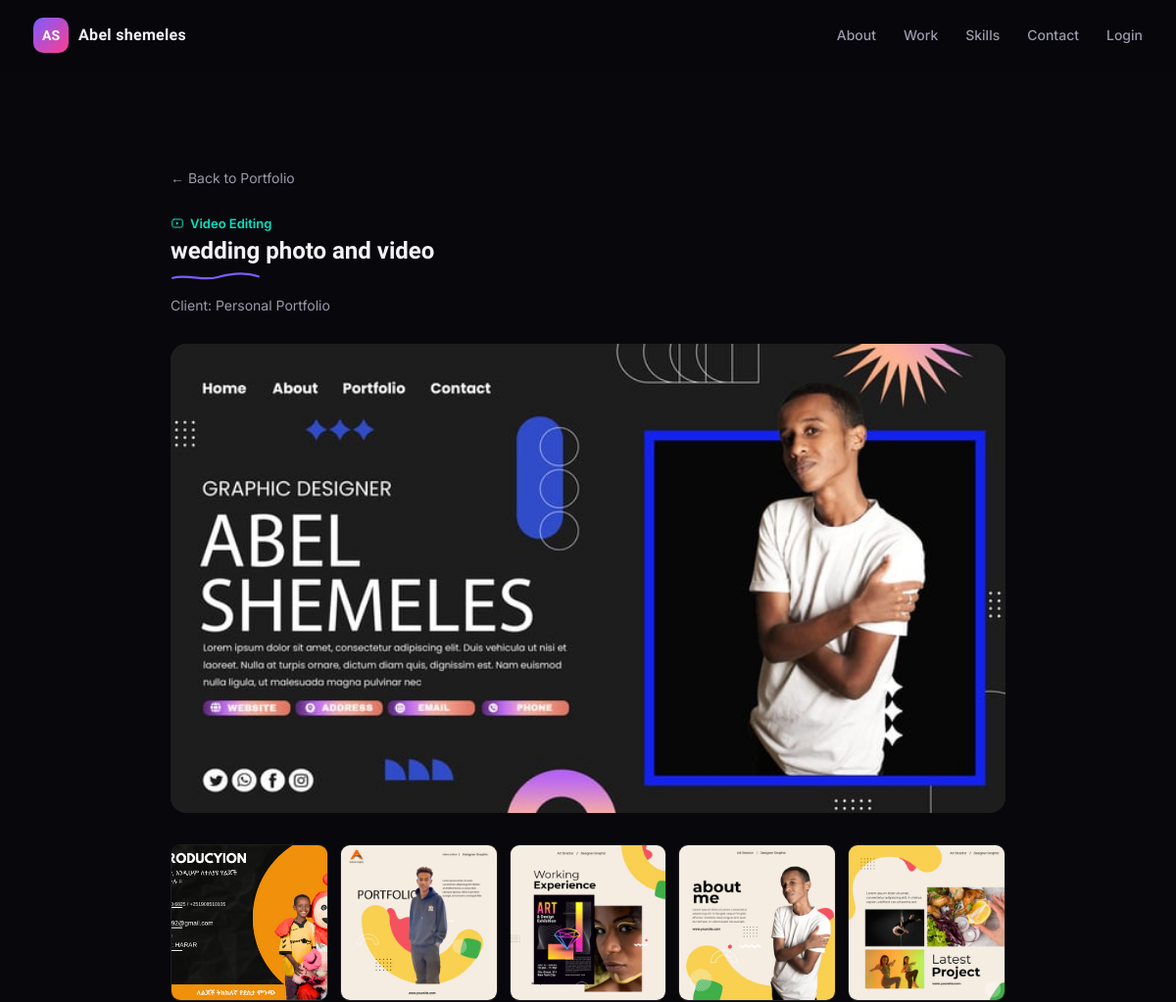
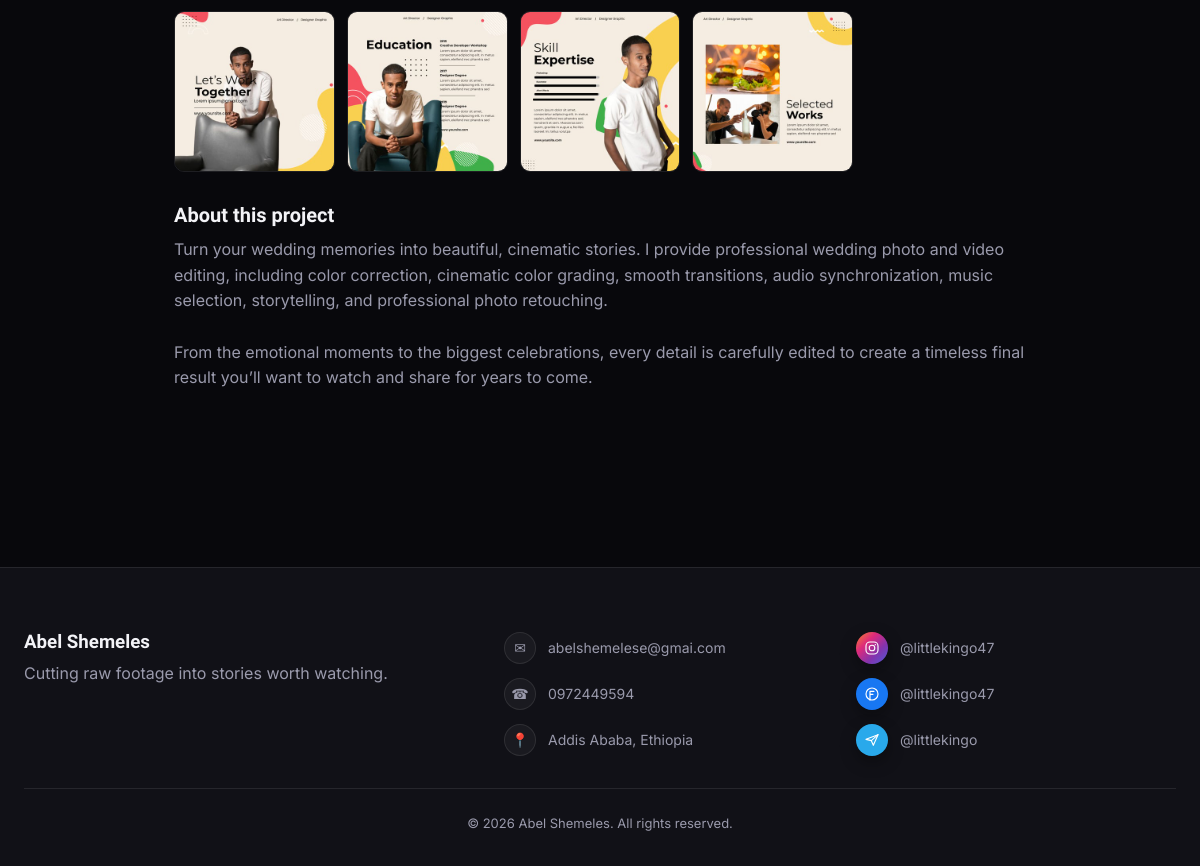
Screenshot of /project/2/ with the database file from the repository (2 pictures, top to bottom).
### portfolio/models.py (models this page shows, shortened)
class SiteProfile(models.Model):
    name = models.CharField(max_length=200, default='Abel Shemeles')
    alias = models.CharField(max_length=100, blank=True, help_text='Short nickname shown in the nav bar.')
    title = models.CharField(max_length=200, help_text='Hero headline, e.g. "Video Editor & Visual Storyteller".')
    tagline = models.CharField(max_length=300, help_text='One-line summary shown under the headline and in the footer.')
    bio = models.TextField(blank=True, help_text='Full About Me paragraph.')
    highlight = models.CharField(max_length=300, blank=True, help_text='Short pull-quote shown under the bio.')
    since = models.CharField(max_length=10, blank=True, help_text='Year you started, e.g. 2021.')
    location = models.CharField(max_length=200, blank=True)
    phone = models.CharField(max_length=50, blank=True)
    email = models.EmailField(blank=True)
    instagram = models.CharField(
        max_length=100, blank=True, help_text='Username only, without @.',
        validators=[SOCIAL_HANDLE_VALIDATOR],
    )
    facebook = models.CharField(
        max_length=100, blank=True, help_text='Username only.',
        validators=[SOCIAL_HANDLE_VALIDATOR],
    )
    telegram = models.CharField(
        max_length=100, blank=True, help_text='Username only.',
        validators=[SOCIAL_HANDLE_VALIDATOR],
    )
    show_experience_section = models.BooleanField(default=True, help_text='Show or hide the Experience section.')
    availability_text = models.CharField(max_length=120, default='Available for freelance work')
    hero_primary_cta_label = models.CharField(max_length=50, default='View My Work')
    hero_secondary_cta_label = models.CharField(max_length=50, default='Get In Touch')
    theme_bg = models.CharField(max_length=7, default='#08080c', validators=[RegexValidator(HEX_COLOR_PATTERN)])
    theme_bg_alt = models.CharField(max_length=7, default='#111117', validators=[RegexValidator(HEX_COLOR_PATTERN)])
    theme_text = models.CharField(max_length=7, default='#f3f3f7', validators=[RegexValidator(HEX_COLOR_PATTERN)])
    theme_text_muted = models.CharField(max_length=7, default='#9a9aac', validators=[RegexValidator(HEX_COLOR_PATTERN)])
    theme_accent = models.CharField(max_length=7, default='#7c5cff', validators=[RegexValidator(HEX_COLOR_PATTERN)])
    theme_accent_2 = models.CharField(max_length=7, default='#ff3d8f', validators=[RegexValidator(HEX_COLOR_PATTERN)])
    theme_accent_3 = models.CharField(max_length=7, default='#00e5c7', validators=[RegexValidator(HEX_COLOR_PATTERN)])
    hero_main_image = models.ImageField(
        upload_to='profile/', blank=True, null=True,
        validators=[FileExtensionValidator(IMAGE_EXTENSIONS)],
        help_text='Main portrait in the hero card.',
    )
    hero_badge_image = models.ImageField(
        upload_to='profile/', blank=True, null=True,
        validators=[FileExtensionValidator(IMAGE_EXTENSIONS)],
        help_text='Small floating hero image.',
    )
    hero_cutout_image = models.ImageField(
        upload_to='profile/', blank=True, null=True,
        validators=[FileExtensionValidator(IMAGE_EXTENSIONS)],
        help_text='Right-side hero cutout image.',
    )
    about_main_image = models.ImageField(
        upload_to='profile/', blank=True, null=True,
        validators=[FileExtensionValidator(IMAGE_EXTENSIONS)],
        help_text='First image in the about photo pair.',
    )
    about_side_image = models.ImageField(
        upload_to='profile/', blank=True, null=True,
        validators=[FileExtensionValidator(IMAGE_EXTENSIONS)],
        help_text='Second image in the about photo pair.',
    )
    about_video_file = models.FileField(
        upload_to='profile/videos/', blank=True, null=True,
        validators=[FileExtensionValidator(VIDEO_EXTENSIONS)],
        help_text='Video shown in the panel beside the About Me text.',
    )
    about_video_url = models.URLField(
        blank=True,
        help_text='YouTube, Vimeo or TikTok link used instead of an upload.',
    )
    about_video_poster = models.ImageField(
        upload_to='profile/', blank=True, null=True,
        validators=[FileExtensionValidator(IMAGE_EXTENSIONS)],
        help_text='Still image shown before the about video plays.',
    )
    about_video_orientation = models.CharField(
        max_length=12, choices=ORIENTATION_CHOICES, default='landscape',
    )
    updated_at = models.DateTimeField(auto_now=True)
    class Meta:
        verbose_name = 'Site Profile'
        verbose_name_plural = 'Site Profile'
    @classmethod
    def load(cls):
        obj, _ = cls.objects.get_or_create(pk=1, defaults={'title': 'Video Editor', 'tagline': ''})
        return obj

class Project(models.Model):
    title = models.CharField(max_length=200)
    category = models.CharField(
        max_length=60,
        default='Video Editing',
        help_text='The small label under the title, e.g. "Video Editing" or "Podcast video".',
    )
    client = models.CharField(max_length=200, blank=True)
    description = models.TextField(blank=True)
    video_file = models.FileField(
        upload_to='projects/videos/',
        blank=True,
        null=True,
        validators=[FileExtensionValidator(VIDEO_EXTENSIONS)],
        help_text='Upload an MP4/MOV/WEBM file directly.',
    )
    video_url = models.URLField(
        blank=True,
        help_text='Paste a YouTube (unlisted works great) or Vimeo link instead of uploading a file.',
    )
    thumbnail = models.ImageField(
        upload_to='projects/thumbnails/',
        blank=True,
        null=True,
        validators=[FileExtensionValidator(IMAGE_EXTENSIONS)],
        help_text='Optional — a YouTube link will auto-generate one if left blank.',
    )
    is_featured = models.BooleanField(default=False)
    order = models.PositiveIntegerField(default=0, help_text='Lower numbers appear first.')
    created_at = models.DateTimeField(auto_now_add=True)
    updated_at = models.DateTimeField(auto_now=True)
    class Meta:
        ordering = ['-is_featured', 'order', '-created_at']
    @property
    def display_category(self):
        return self.category
    @property
    def category_icon(self):
        return category_icon_for(self.category)
    @property
    def youtube_id(self):
        return extract_youtube_id(self.video_url) if self.video_url else None
    @property
    def vimeo_id(self):
        return extract_vimeo_id(self.video_url) if self.video_url else None
    @property
    def embed_url(self):
        if self.youtube_id:
            return f'https://www.youtube-nocookie.com/embed/{self.youtube_id}?rel=0'
        if self.vimeo_id:
            return f'https://player.vimeo.com/video/{self.vimeo_id}'
        return ''
    @property
    def display_thumbnail_url(self):
        if self.thumbnail:
            return self.thumbnail.url

class ProjectImage(models.Model):
    project = models.ForeignKey(Project, related_name='gallery', on_delete=models.CASCADE)
    image = models.ImageField(upload_to='projects/gallery/', validators=[FileExtensionValidator(IMAGE_EXTENSIONS)])
    order = models.PositiveIntegerField(default=0)
    class Meta:
        ordering = ['order', 'id']

### portfolio/views.py (the view)
# urls.py: path('project/<int:pk>/', views.project_detail, name='project_detail'),
def project_detail(request, pk):
    project = get_object_or_404(Project.objects.prefetch_related('videos', 'gallery'), pk=pk)
    return render(request, 'portfolio/project_detail.html', {'project': project})

### portfolio/context_processors.py (called while the page is built)
def site_profile(request):
    return {'profile': SiteProfile.load()}

### portfolio/models.py (called while the page is built)
def category_icon_for(label):
    return CATEGORY_ICONS.get((label or '').strip().lower(), '')

### portfolio/templatetags/portfolio_extras.py (called while the page is built)
@register.simple_tag
def icon(name, css_class=''):
    svg = _ICONS.get(name)
    if not svg:
        return ''
    if css_class:
        svg = svg.replace('<svg ', f'<svg class="{css_class}" ', 1)
    return mark_safe(svg)

@register.simple_tag(takes_context=True)
def editable(context, key, pk=None):
    if key not in EDIT_REGIONS:
        message = f'{{% editable %}} got an unknown region key "{key}".'
        if settings.DEBUG:
            raise template.TemplateSyntaxError(message)
        logger.warning(message)
        return ''
    request = context.get('request')
    user = getattr(request, 'user', None)
    if not (user and user.is_authenticated and user.is_staff):
        return ''
    attrs = f'data-edit-key="{key}" data-edit-label="{escape(EDIT_REGIONS[key].label.lower())}"'
    if pk is not None:
        attrs += f' data-edit-pk="{escape(pk)}"'
    return mark_safe(attrs)

### portfolio/templates/portfolio/project_detail.html (shortened to what this page needs)
{% extends 'portfolio/base.html' %}
{% load portfolio_extras %}
{% block content %}
<section class="project-detail">
  <a href="{% url 'portfolio:home' %}#work" class="back-link">← Back to Portfolio</a>
  <div class="project-detail-main" {% editable 'project' project.pk %}>
  <div class="project-detail-head">
    <span class="project-category">{% icon project.category_icon 'tag-icon' %}{{ project.display_category }}</span>
    <h1 class="reveal">{{ project.title }}{% include 'portfolio/includes/title_underline.html' %}</h1>
    {% if project.client %}<p class="project-client">Client: {{ project.client }}</p>{% endif %}
  </div>
  <div class="player">
    {% if project.video_file %}
      <video controls preload="metadata" {% if project.display_thumbnail_url %}poster="{{ project.display_thumbnail_url }}"{% endif %}>
        <source src="{{ project.video_file.url }}">
        Your browser doesn't support embedded video. <a href="{{ project.video_file.url }}">Download the file</a>.
      </video>
    {% elif project.video_url %}
      <div class="project-thumb-fallback large">
        <p>This link can't be embedded directly.</p>
        <a href="{{ project.video_url }}" target="_blank" rel="noopener noreferrer" class="btn btn-accent btn-small">Watch Video ↗</a>
      </div>
    {% elif project.display_thumbnail_url %}
      <div style="display:flex; flex-direction:column; gap:16px; align-items:center;">
        <img class="detail-image" src="{{ project.display_thumbnail_url }}" alt="{{ project.title }}">
      </div>
    {% else %}
      <div class="project-thumb-fallback large">{% icon project.category_icon 'fallback-icon' %}{{ project.display_category }}</div>
    {% endif %}
  </div>
  {% if project.gallery.all or request.user.is_staff %}
  <div class="project-gallery" {% editable 'project_gallery' project.pk %}>
    {% if project.gallery.all %}
    <div class="gallery-grid">
      {% for shot in project.gallery.all %}
        <a href="{{ shot.image.url }}" target="_blank" rel="noopener noreferrer" class="gallery-item">
          <img src="{{ shot.image.url }}" alt="{{ project.title }} — extra shot {{ forloop.counter }}" loading="lazy">
        </a>
      {% endfor %}
    </div>
    {% else %}
    <p class="gallery-empty">No extra pictures on this one yet.</p>
    {% endif %}
  </div>
  {% endif %}
  {% if project.description %}
  <div class="project-description">
    <h2>About this project</h2>
    <p>{{ project.description|linebreaksbr }}</p>
  </div>
  {% endif %}
  </div>
</section>
{% endblock %}

### portfolio/templates/portfolio/includes/navbar.html (shortened to what this page needs)
{% load portfolio_extras %}
<header class="nav" id="siteNav">
  <div class="nav-inner">
    <div class="brand-wrap" {% editable 'identity' %}>
      <a href="{% url 'portfolio:home' %}" class="brand">
        <span class="brand-mark">AS</span>
        <span class="brand-name">{{ profile.alias|default:profile.name }}</span>
      </a>
    </div>
    <nav class="nav-links" id="navLinks">
      <a href="{% url 'portfolio:home' %}#about">About</a>
      <a href="{% url 'portfolio:home' %}#work">Work</a>
      <a href="{% url 'portfolio:home' %}#skills">Skills</a>
      <a href="{% url 'portfolio:home' %}#contact">Contact</a>
      {% if request.user.is_authenticated and request.user.is_staff %}
        <button type="button" class="btn btn-ghost btn-small edit-toggle" id="editModeToggle" aria-pressed="false" hidden>Edit this page</button>
        {% comment %}Colours belong to no one section, so they get a toolbar entry that is its own edit link.{% endcomment %}
        <a href="{% url 'portfolio:edit_panel' 'theme' %}" class="edit-tool" {% editable 'theme' %}>Site colours</a>
        <a href="{% url 'portfolio:upload_project' %}" class="btn btn-accent btn-small">+ Upload Project</a>
        <a href="{% url 'portfolio:manage_projects' %}">Manage</a>
        <form action="{% url 'portfolio:logout' %}" method="post" class="inline-form">
          {% csrf_token %}
          <button type="submit" class="link-btn">Logout</button>
        </form>
      {% else %}
        <a href="{% url 'portfolio:login' %}">Login</a>
      {% endif %}
    </nav>
  </div>
</header>

### portfolio/templates/portfolio/includes/footer.html
{% load portfolio_extras %}
<footer class="site-footer" id="contact">
  <div class="footer-inner">
    <div class="footer-brand">
      <h3>{{ profile.name }}</h3>
      <p>{{ profile.tagline }}</p>
    </div>
    <div class="footer-contact" {% editable 'contact' %}>
      <a href="mailto:{{ profile.email }}" class="contact-line"><span class="contact-badge">✉</span>{{ profile.email }}</a>
      <a href="tel:{{ profile.phone }}" class="contact-line"><span class="contact-badge">☎</span>{{ profile.phone }}</a>
      <span class="contact-line"><span class="contact-badge">📍</span>{{ profile.location }}</span>
    </div>
    <div class="footer-social">
      <a href="https://instagram.com/{{ profile.instagram }}" target="_blank" rel="noopener noreferrer" class="social-badge">
        <span class="social-icon social-instagram">{% icon 'instagram' %}</span> @{{ profile.instagram }}
      </a>
      <a href="https://facebook.com/{{ profile.facebook }}" target="_blank" rel="noopener noreferrer" class="social-badge">
        <span class="social-icon social-facebook">{% icon 'facebook' %}</span> @{{ profile.facebook }}
      </a>
      <a href="https://t.me/{{ profile.telegram }}" target="_blank" rel="noopener noreferrer" class="social-badge">
        <span class="social-icon social-telegram">{% icon 'telegram' %}</span> @{{ profile.telegram }}
      </a>
    </div>
  </div>
  <p class="footer-copy">© {% now "Y" %} {{ profile.name }}. All rights reserved.</p>
</footer>

### rows the page displays
SiteProfile: alias "Abel shemeles", name "Abel Shemeles", tagline "Cutting raw footage into stories worth watching.", email "abelshemelese@gmai.com", phone "0972449594", location "Addis Ababa, Ethiopia", instagram "littlekingo47", facebook "littlekingo47", telegram "littlekingo"
Project: display_category "Video Editing", title "wedding photo and video", client "Personal Portfolio", display_thumbnail_url (picture), description "Turn your wedding memories into beautiful, cinematic stories. I provide professional wedding photo and video editing, including color correction, cinematic color grading, smooth transitions, audio synchronization, music selection, storytelling, and professional photo retouching. From the emotional moments to the biggest celebrations, every detail is carefully edited to create a timeless final result you’ll want to watch and share for years to come."
ProjectImage: image (picture)
ProjectImage: image (picture)
ProjectImage: image (picture)
ProjectImage: image (picture)
ProjectImage: image (picture)
ProjectImage: image (picture)
ProjectImage: image (picture)
ProjectImage: image (picture)
ProjectImage: image (picture)
